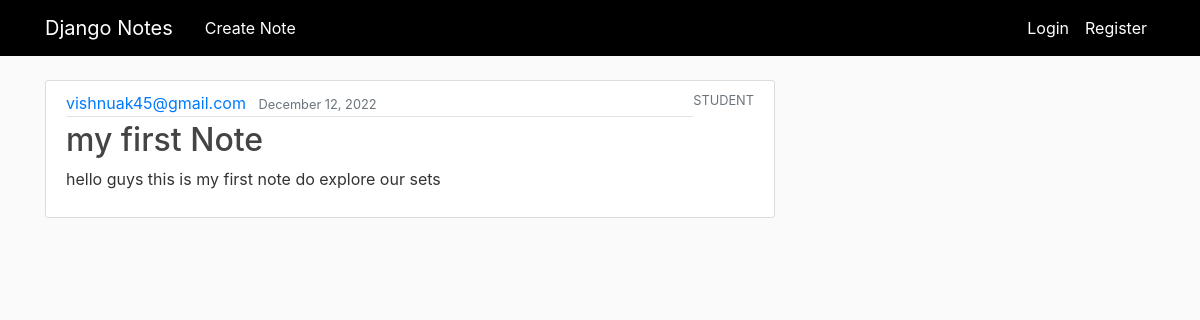
The page /notes/5/ on the database its author committed.
### accounts/models.py (models this page shows, shortened)
class Note(models.Model):
    title = models.CharField(max_length=100)
    content = models.TextField()
    date_posted = models.DateTimeField(default=timezone.now)
    author = models.ForeignKey(User, on_delete=models.CASCADE)

class User(AbstractBaseUser, PermissionsMixin):
    email = models.EmailField(max_length=254, unique=True)
    name = models.CharField(max_length=254, null=True, blank=True)
    is_staff = models.BooleanField(default=False)
    is_superuser = models.BooleanField(default=False)
    is_active = models.BooleanField(default=True)
    last_login = models.DateTimeField(null=True, blank=True)
    date_joined = models.DateTimeField(auto_now_add=True)
    role = models.CharField(max_length=25,choices=USER_ROLES)
    country = CountryField()
    nationalitie = models.CharField(max_length=25,choices=NATIONALITIES)
    Mobile = PhoneNumberField(null=False, blank=False, unique=True)
    USERNAME_FIELD = 'email'
    EMAIL_FIELD = 'email'
    REQUIRED_FIELDS = ['name', 'role', 'country', 'nationalitie', 'Mobile']
    objects = UserManager()

### accounts/views.py (the view)
# urls.py: path('notes/<int:pk>/', NoteDetailView.as_view(), name='notes-detail'),
class NoteDetailView(DetailView):
    model = Note

### accounts/templates/accounts/note_detail.html (shortened to what this page needs)
{% extends "accounts/base.html" %}
{% block content %}
  <article class="media content-section">
    <div class="media-body">
      <div class="article-metadata">
        <a class="mr-2" href="#">{{ object.author }}</a>
        <small class="text-muted">{{ object.date_posted|date:"F d, Y" }}</small>
      </div>
      <h2 class="article-title">{{ object.title }}</h2>
      <p class="article-content">{{ object.content }}</p>
    </div>
    <small class="text-muted">{{ object.author.role }}</small>
  </article>
{% endblock content %}

### accounts/static/accounts/main.css (style rules this page uses)
body { background: #fafafa; color: #333333; margin-top: 5rem; }
h1, h2, h3, h4, h5, h6 { color: #444444; }
.content-section { background: #ffffff; padding: 10px 20px; border: 1px solid #dddddd; border-radius: 3px; margin-bottom: 20px; }
.article-title { color: #444444; }
.article-content { white-space: pre-line; }
.article-metadata { padding-bottom: 1px; margin-bottom: 4px; border-bottom: 1px solid #e3e3e3 }

### rows shown on the page
Note: author "vishnuak45@gmail.com", date_posted "December 12, 2022", title "my first Note", content "hello guys this is my first note do explore our sets", author.role "STUDENT"
